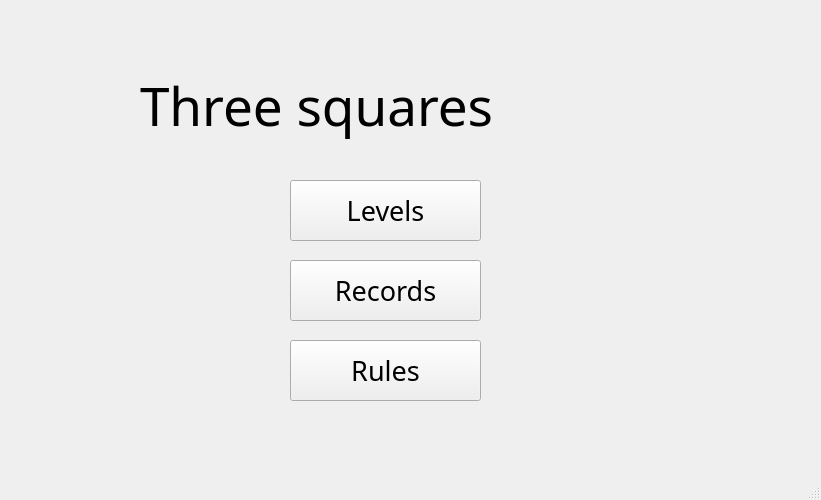
<?xml version="1.0" encoding="UTF-8"?>
<ui version="4.0">
 <class>MainWindow</class>
 <widget class="QMainWindow" name="MainWindow">
  <property name="geometry">
   <rect>
    <x>0</x>
    <y>0</y>
    <width>821</width>
    <height>500</height>
   </rect>
  </property>
  <property name="windowTitle">
   <string>Main Menu</string>
  </property>
  <widget class="QWidget" name="centralwidget">
   <widget class="QLabel" name="name">
    <property name="geometry">
     <rect>
      <x>140</x>
      <y>40</y>
      <width>521</width>
      <height>131</height>
     </rect>
    </property>
    <property name="font">
     <font>
      <family>OCR A Extended</family>
      <pointsize>40</pointsize>
     </font>
    </property>
    <property name="text">
     <string>Three squares</string>
    </property>
   </widget>
   <widget class="QPushButton" name="levelsbtn">
    <property name="geometry">
     <rect>
      <x>290</x>
      <y>180</y>
      <width>191</width>
      <height>61</height>
     </rect>
    </property>
    <property name="font">
     <font>
      <family>OCR A Extended</family>
      <pointsize>20</pointsize>
     </font>
    </property>
    <property name="text">
     <string>Levels</string>
    </property>
   </widget>
   <widget class="QPushButton" name="recordsbtn">
    <property name="geometry">
     <rect>
      <x>290</x>
      <y>260</y>
      <width>191</width>
      <height>61</height>
     </rect>
    </property>
    <property name="font">
     <font>
      <family>OCR A Extended</family>
      <pointsize>20</pointsize>
     </font>
    </property>
    <property name="text">
     <string>Records</string>
    </property>
   </widget>
   <widget class="QPushButton" name="rulesbtn">
    <property name="geometry">
     <rect>
      <x>290</x>
      <y>340</y>
      <width>191</width>
      <height>61</height>
     </rect>
    </property>
    <property name="font">
     <font>
      <family>OCR A Extended</family>
      <pointsize>20</pointsize>
     </font>
    </property>
    <property name="text">
     <string>Rules</string>
    </property>
   </widget>
  </widget>
  <widget class="QMenuBar" name="menubar">
   <property name="geometry">
    <rect>
     <x>0</x>
     <y>0</y>
     <width>821</width>
     <height>26</height>
    </rect>
   </property>
  </widget>
  <widget class="QStatusBar" name="statusbar"/>
 </widget>
 <resources/>
 <connections/>
</ui>
